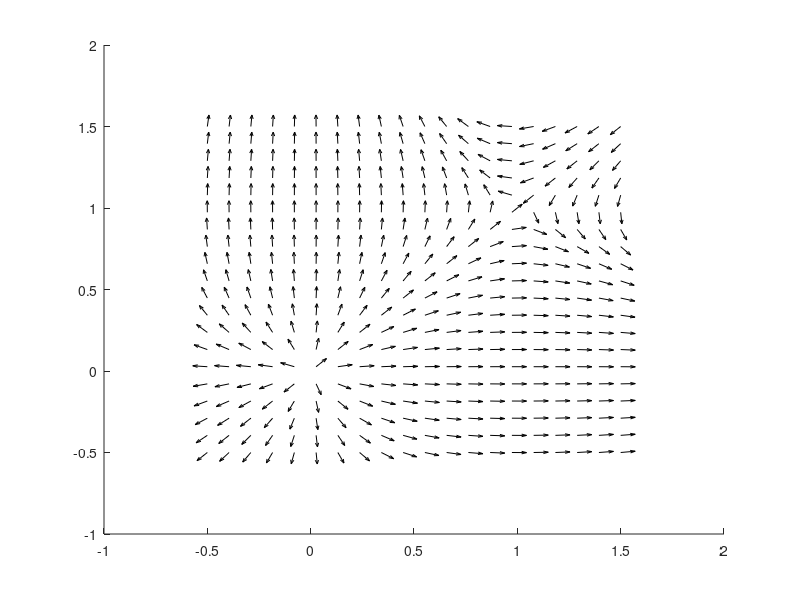

Write MATLAB code to recreate this figure. (Note: this script raises an error after producing the figure.)
clear
close all


f = @(t,W) [W(1)*(1-W(2)); W(2)*(1-W(1))];
u_dom = linspace(-0.5, 1.5, 20);
v_dom = linspace(-0.5, 1.5,20);

[x,y] = meshgrid(u_dom,v_dom);

u = zeros(size(x));
v = zeros(size(y));

t=0;
for i=1:numel(x)
    Wprime = f(t, [x(i), y(i)]);
    Wprime = Wprime/norm(Wprime);
    u(i) = Wprime(1);
    v(i) = Wprime(2);
end
fig=figure();
quiver(x,y,u,v,'k', 'AutoScaleFactor',0.5, 'Alignment','center');
axis tight equal
hold on
yline(0, 'r--')
yline(1, 'b--')
xline(0, 'b--')
xline(1, 'r--')
xlabel('u')
ylabel('v')
title("Phase Portrait of the simple 2 species model, with normalised vector length")
fontsize(fig, 18, 'points')